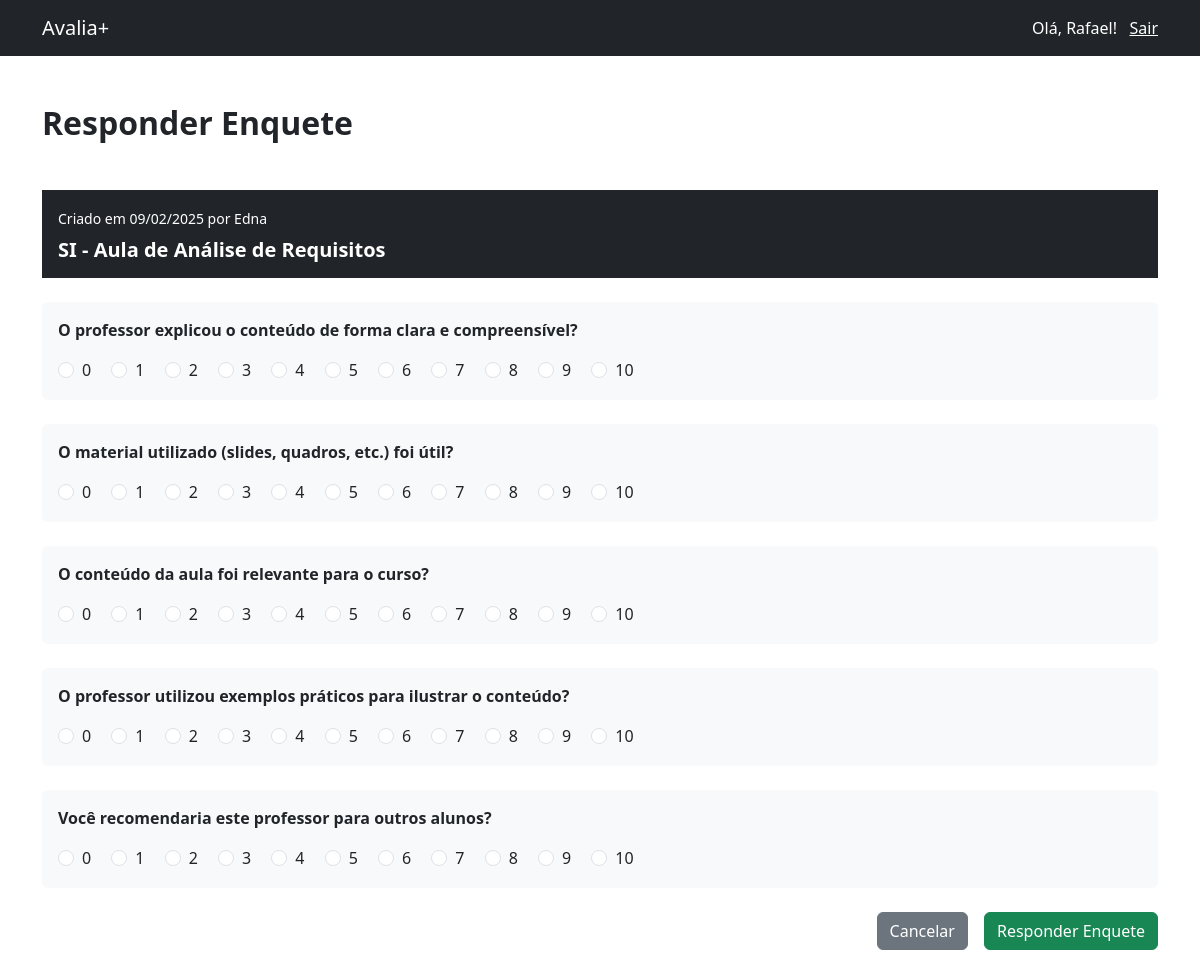
Screenshot of /responder_enquete/2 (signed in) with the database file from the repository.
### tables this page shows
CREATE TABLE usuarios (
          id INTEGER PRIMARY KEY AUTOINCREMENT,
          nome TEXT NOT NULL,
          email TEXT NOT NULL UNIQUE,
          senha TEXT NOT NULL,
          perfil TEXT DEFAULT 'aluno',
          criado_em TIMESTAMP DEFAULT CURRENT_TIMESTAMP
        );

CREATE TABLE enquetes (
          id INTEGER PRIMARY KEY AUTOINCREMENT,
          titulo TEXT NOT NULL,
          perguntas TEXT,
          usuario_id INTEGER NOT NULL,
          criado_em TIMESTAMP DEFAULT CURRENT_TIMESTAMP,
          FOREIGN KEY (usuario_id) REFERENCES usuarios(id) ON DELETE CASCADE
        );

### routes.py (the view)
@login_required
def responder_enquete(enquete_id):
  if current_user.perfil != 'aluno':
    return redirect(url_for('index'))
  enquete = db.recuperar_enquete(enquete_id)
  enquete['perguntas'] = [pergunta.strip() for pergunta in enquete['perguntas'] if pergunta.strip()]
  enquete['professor'] = db.recuperar_usuario(enquete['usuario_id'])
  perguntas = PerguntasService.get_perguntas()
  if request.method == 'POST':
    respostas = request.form.to_dict()
    respostas = [
      {
        "numero_pergunta": int(chave.split('[')[1].split(']')[0]),  # Extrai o número da pergunta
        "resposta": int(valor)  # Converte a resposta para inteiro
      }
      for chave, valor in respostas.items()
    ]
    for resposta in respostas:
      db.salvar_resposta(current_user.id, enquete_id, resposta['numero_pergunta'], resposta['resposta'])
    flash('Enquete respondida com sucesso!', 'success')
    return redirect(url_for('aluno_enquetes'))
  elif request.method == 'GET':
    return render_template('aluno/responder_enquete.html', enquete=enquete, perguntas=perguntas)

### auth.py (called while the page is built)
    @self.login_manager.user_loader
    def load_user(user_id):
      return self.db.recuperar_usuario(user_id)

### database.py (called while the page is built)
  def _connect(self):
    return sqlite3.connect(self.db_name)

  def recuperar_usuario(self, id):
    conn = self._connect()
    cursor = conn.cursor()
    cursor.execute('SELECT id, email, nome, senha, perfil FROM usuarios WHERE id = ?', (id,))
    usuario = cursor.fetchone()
    conn.close()
    if usuario:
      return User(usuario[0], usuario[1], usuario[2], usuario[3], usuario[4])
    else:
      return None

  def recuperar_enquete(self, enquete_id):
    conn = self._connect()
    cursor = conn.cursor()
    cursor.execute('SELECT * FROM enquetes WHERE id = ?', (enquete_id,))
    enquete = cursor.fetchone()
    conn.close()
    if enquete:
      return {
        'id': enquete[0],
        'titulo': enquete[1],
        'perguntas': enquete[2].split(','),
        'usuario_id': enquete[3],
        'criado_em': datetime.strptime(enquete[4], '%Y-%m-%d %H:%M:%S').strftime('%d/%m/%Y')
      }
    else:
      return None

### services.py (called while the page is built)
  @staticmethod
  def get_perguntas():
    return {
      '1': 'O professor explicou o conteúdo de forma clara e compreensível?',
      '2': 'O ritmo da aula foi adequado?',
      '3': 'O material utilizado (slides, quadros, etc.) foi útil?',
      '4': 'O professor demonstrou domínio do assunto?',
      '5': 'A carga de trabalho da disciplina é adequada?',
      '6': 'O conteúdo da aula foi relevante para o curso?',
      '7': 'O professor utilizou exemplos práticos para ilustrar o conteúdo?',
      '8': 'O ambiente de aula (físico ou virtual) foi adequado?',
      '9': 'Você recomendaria este professor para outros alunos?',
      '10': 'O professor foi receptivo a dúvidas e questionamentos?'
    }

### templates/aluno/responder_enquete.html (shortened to what this page needs)
{% extends "index.html" %}
{% block content %}
  <div class="container py-5">
    <div class="d-flex w-100 justify-content-between align-items-center">
      <h2><strong>Responder Enquete</strong></h2>
    </div>
    <div class="pt-4">
      <div class="p-3 bg-dark text-white mt-3">
        <small>Criado em {{ enquete.criado_em }} por {{ enquete.professor.nome }}</small>
        <h5 class="mt-2 mb-0"><strong>{{ enquete.titulo }}</strong></h5>
      </div>
      <form id="enqueteForm" action="{{ url_for('responder_enquete', enquete_id=enquete.id) }}" method="POST">
        {% for key in perguntas.keys() %}
          {% if key|string in enquete.perguntas %}
            <div class="p-3 bg-light mt-4 rounded pergunta">
              <strong>{{ perguntas[key] }}</strong>
              <div class="pt-3">
                {% for i in range(11) %}
                  <div class="form-check form-check-inline">
                    <input class="form-check-input" type="radio" name="respostas[{{ key }}]" id="resposta-{{ key }}-{{ i }}" value="{{ i }}">
                    <label class="form-check-label" for="resposta-{{ key }}-{{ i }}">{{ i }}</label>
                  </div>
                {% endfor %}
              </div>
            </div>
          {% endif %}
        {% endfor %}
        <div class="pt-4 d-flex justify-content-end">
          <a href="{{ url_for('aluno_enquetes') }}" class="btn btn-secondary">Cancelar</a>&emsp;
          <button type="submit" class="btn btn-success">Responder Enquete</button>
        </div>
      </form>
    </div>
  </div>
{% endblock %}

### templates/index.html (shortened to what this page needs)
<!doctype html>
<html lang="en">
  <head>
    {% block head %}
      {% block styles %}
        <link rel="stylesheet" type="text/css" href="{{url_for('static', filename='css/bootstrap.min.css')}}">
        <link rel="stylesheet" type="text/css" href="{{url_for('static', filename='css/styles.css')}}">
      {% endblock %}
    {% endblock %}
  </head>
  <body>
    {% if current_user.is_authenticated %}
      <nav class="navbar sticky-top bg-dark ">
        <div class="container">
          <a class="navbar-brand text-white" href="#">Avalia+</a>
          <span class="navbar-text text-white">
            Olá, {{ current_user.nome }}! &nbsp;
            <a href="{{url_for('logout')}}" class="text-white">Sair</a>
          </span>
        </div>
      </nav>
    {% endif %}
    {% block content %}{% endblock %}
  </body>
</html>

### static/css/styles.css (style rules this page uses)
body, html { width: 100%; height: 100%; }
label { font-weight: 500; }

### rows the page displays
usuarios: nome "Rafael"
enquetes: criado_em "09/02/2025", titulo "SI - Aula de Análise de Requisitos"
usuarios: professor.nome "Edna"

### other values shown
{{ perguntas[key] }} "O professor explicou o conteúdo de forma clara e compreensível?" "O material utilizado (slides, quadros, etc.) foi útil?" "O conteúdo da aula foi relevante para o curso?" "O professor utilizou exemplos práticos para ilustrar o conteúdo?" "Você recomendaria este professor para outros alunos?"
{{ i }} "0" "1" "2" "3" "4" "5" "6" "7" "8" "9" "10" "0" "1" "2" "3" "4" "5" "6" "7" "8" "9" "10" "0" "1" "2" "3" "4" "5" "6" "7" "8" "9" "10" "0" "1" "2" "3" "4" "5" "6" "7" "8" "9" "10" "0" "1" "2" "3" "4" "5" "6" "7" "8" "9" "10"
